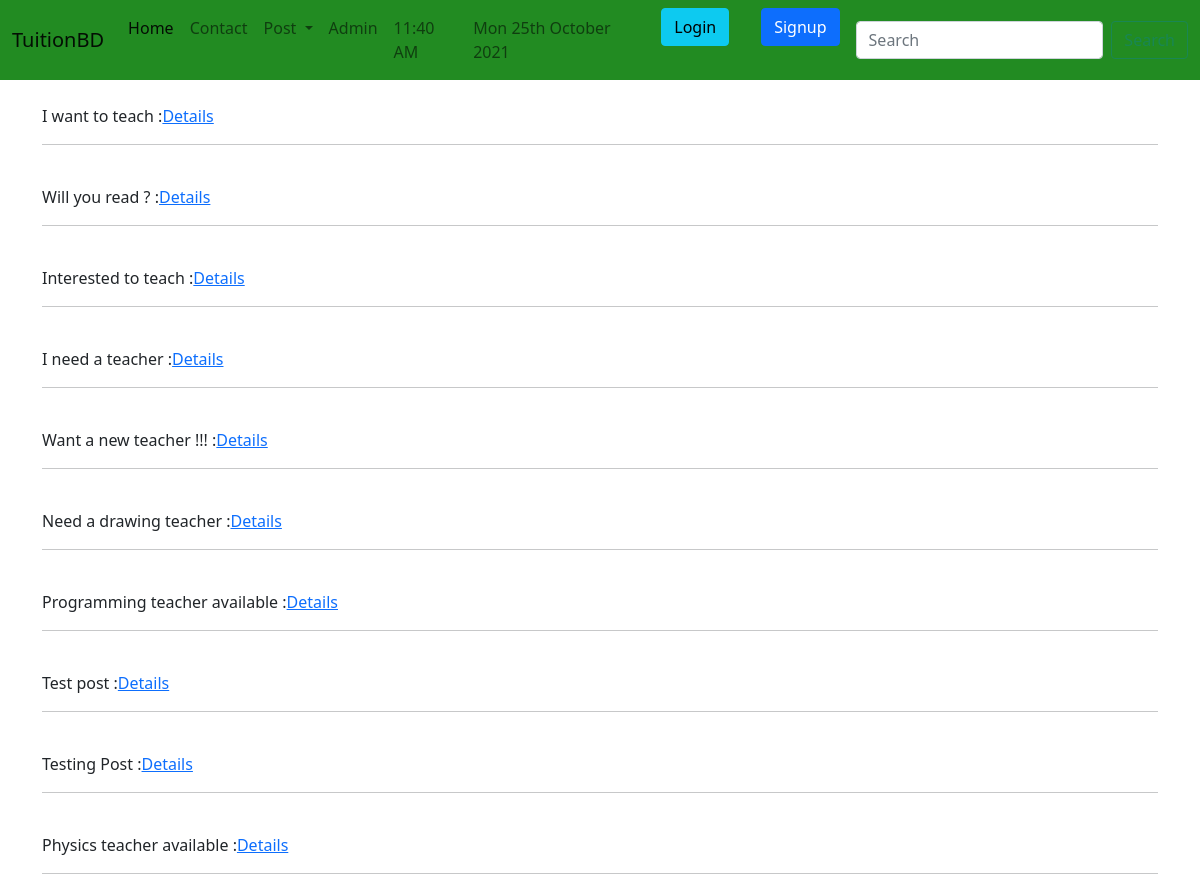
Page /postlist/ on the committed database.
### myapp/models.py (models this page shows, shortened)
class Post(models.Model):
    CATEGORY = (
        ('Teacher', 'Teacher'),
        ('Student', 'Student'),
    )
    MEDIUM = (
        ('Bangla', 'Bangla'),
        ('English', 'English'),
        ('Urdu', 'Urdu'),
        ('Turkey', 'Turkey'),
    )
    user = models.ForeignKey(User, on_delete=models.CASCADE, blank=True, null=True)
    id = models.AutoField(primary_key=True)
    title = models.CharField(max_length=100)
    slug = models.CharField(max_length=100, default=title)
    email = models.EmailField()
    salary = models.FloatField()
    details = models.TextField()
    available = models.BooleanField()
    category = models.CharField(max_length=100, choices=CATEGORY)
    created_at = models.DateTimeField(default=now)
    image = models.ImageField(default='/myapp/images/default.jpg', upload_to='myapp/images')
    medium = MultiSelectField(max_length=150, choices=MEDIUM, max_choices=5, default='Bangla')
    subject = models.ManyToManyField(Subject, related_name='subject_set')
    class_in = models.ManyToManyField(Class_in, related_name='class_set')

### myapp/views.py (the view)
# urls.py: path('postlist/', PostListView.as_view(), name='postlistview'),
class PostListView(ListView):  # List view
    template_name = 'postlist.html'
    model = Post
    context_object_name = 'postlist'

### templates/postlist.html (shortened to what this page needs)
{% extends 'basic.html' %}
{% block content %}
    {% for p in postlist %}
        <br>{{ p.title }} :<a href="/postdetails/{{ p.id }}">Details</a>
        <hr>
    {% endfor %}
{% endblock %}

### rows in the picture
Post: title "I want to teach"
Post: title "Will you read ?"
Post: title "Interested to teach"
Post: title "I need a teacher"
Post: title "Want a new teacher !!!"
Post: title "Need a drawing teacher"
Post: title "Programming teacher available"
Post: title "Test post"
Post: title "Testing Post"
Post: title "Physics teacher available"
